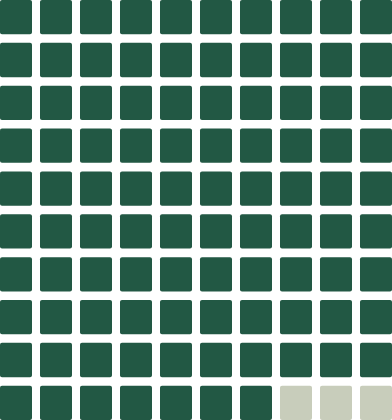

Express this chart as Vega-Lite.
### Vega-Lite specification from a JSON file in a GitHub repository (floating-point values rounded to 4 significant figures)
{"$schema": "https://vega.github.io/schema/vega-lite/v5.json", "width": "container", "height": 210, "autosize": {"type": "fit", "contains": "padding", "resize": true}, "padding": 0, "config": {"background": "transparent", "font": "DM Sans", "view": {"stroke": null}, "axis": {"domain": false, "ticks": false, "labelFontSize": 12, "labelColor": "#5b655c", "titleColor": "#5b655c", "gridColor": "#e5e7dd", "labelPadding": 10, "titleFontWeight": 400, "titleFontSize": 12}, "legend": {"labelFontSize": 12, "titleFontSize": 12, "labelColor": "#5b655c", "titleColor": "#5b655c", "orient": "bottom", "symbolStrokeWidth": 3}, "style": {"cell": {"stroke": "transparent"}}, "text": {"fontSize": 12}}, "data": {"sequence": {"start": 0, "stop": 100, "as": "unit"}}, "transform": [{"calculate": "datum.unit % 10", "as": "column"}, {"calculate": "floor(datum.unit / 10)", "as": "row"}], "mark": {"type": "rect", "cornerRadius": 1, "tooltip": false}, "encoding": {"x": {"field": "column", "type": "ordinal", "axis": null, "scale": {"paddingInner": 0.2, "paddingOuter": 0}}, "y": {"field": "row", "type": "ordinal", "axis": null, "scale": {"paddingInner": 0.2, "paddingOuter": 0}}, "color": {"condition": {"test": "datum.unit < 97", "value": "#225844"}, "value": "#c8cdbb"}}}
